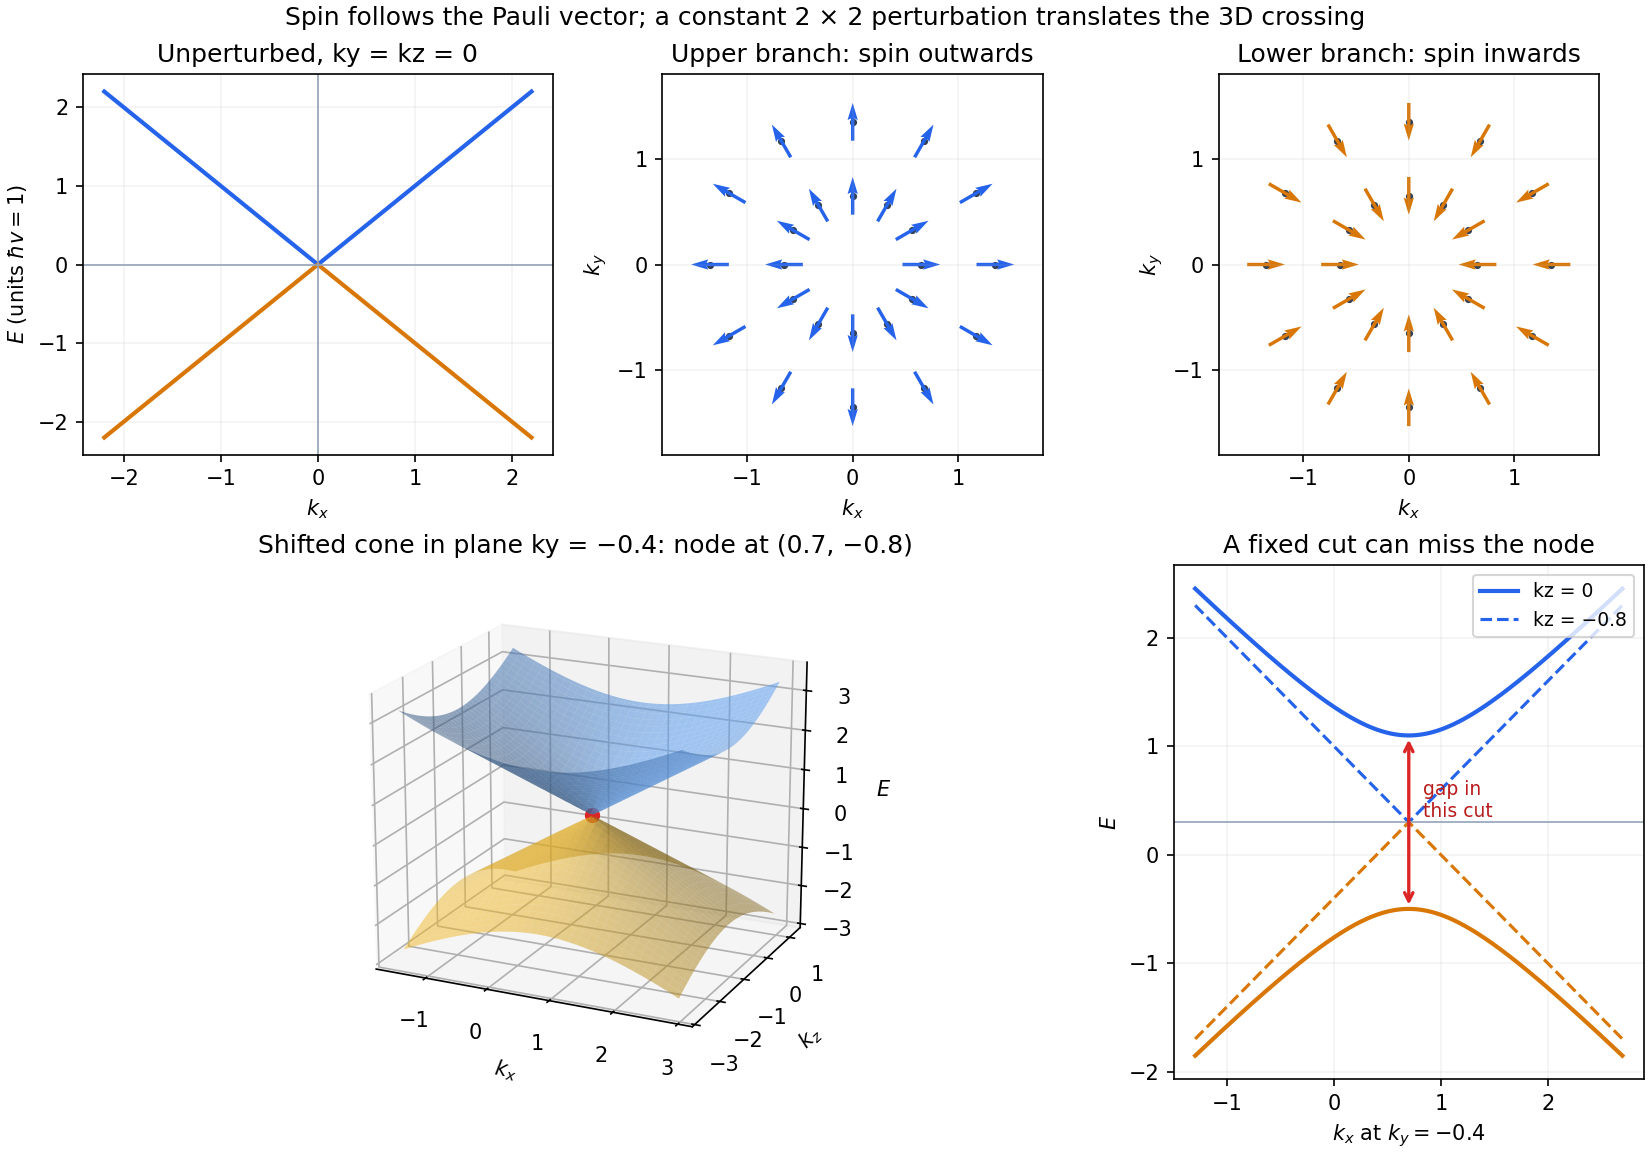

Reproduce this figure in Python.
"""Original Weyl cone, spin textures and shifted-node cuts; Python 3.14, NumPy 2.3, Matplotlib 3.10."""
from pathlib import Path
import numpy as np
import matplotlib
matplotlib.use('Agg')
import matplotlib.pyplot as plt

fig = plt.figure(figsize=(11, 7.7), layout='constrained')
gs = fig.add_gridspec(2, 3, height_ratios=[1, 1.35])
cut = fig.add_subplot(gs[0, 0])
k = np.linspace(-2.2, 2.2, 500)
for sign, color in [(1, '#2563eb'), (-1, '#d97706')]:
    cut.plot(k, sign*np.abs(k), color=color, lw=2)
cut.axhline(0, color='#94a3b8', lw=.8)
cut.axvline(0, color='#94a3b8', lw=.8)
cut.set(xlabel=r'$k_x$', ylabel=r'$E$ (units $\hbar v=1$)', title='Unperturbed, ky = kz = 0')
cut.grid(alpha=.15)
for col, sign, label, color in [(1, 1, 'Upper branch: spin outwards', '#2563eb'), (2, -1, 'Lower branch: spin inwards', '#d97706')]:
    ax = fig.add_subplot(gs[0, col])
    angles = np.linspace(0, 2*np.pi, 12, endpoint=False)
    for radius in [.65, 1.35]:
        x, y = radius*np.cos(angles), radius*np.sin(angles)
        ax.scatter(x, y, s=6, color='#334155')
        ax.quiver(x, y, sign*np.cos(angles), sign*np.sin(angles), color=color, angles='xy', scale_units='xy', scale=2.8, width=.009, pivot='mid')
    ax.set(xlim=(-1.8, 1.8), ylim=(-1.8, 1.8), xlabel=r'$k_x$', ylabel=r'$k_y$', aspect='equal', title=label)
    ax.set_xticks([-1,0,1]); ax.set_yticks([-1,0,1]); ax.grid(alpha=.15)

# Illustrative perturbation b=(-0.7,0.4,0.8), d=0.3, hbar v=1.
# Plot the ky=-0.4 plane, which contains the shifted node.
x = np.linspace(-1.5, 2.9, 70)
z = np.linspace(-2.8, 1.2, 70)
X, Z = np.meshgrid(x, z)
D = np.sqrt((X-.7)**2+(Z+.8)**2)
cone = fig.add_subplot(gs[1, :2], projection='3d')
cone.plot_surface(X, Z, .3+D, color='#60a5fa', alpha=.55, linewidth=0)
cone.plot_surface(X, Z, .3-D, color='#fbbf24', alpha=.5, linewidth=0)
cone.scatter([.7], [-.8], [.3], color='#dc2626', s=40, depthshade=False)
cone.set(xlabel=r'$k_x$', ylabel=r'$k_z$', zlabel=r'$E$', title='Shifted cone in plane ky = −0.4: node at (0.7, −0.8)')
cone.view_init(elev=19, azim=-65)
cone.set_box_aspect((1.2,1,1))
nodecut = fig.add_subplot(gs[1, 2])
k = np.linspace(-1.3, 2.7, 600)
for sign, color in [(1, '#2563eb'), (-1, '#d97706')]:
    nodecut.plot(k, .3+sign*np.sqrt((k-.7)**2+.8**2), color=color, lw=2, label='kz = 0' if sign == 1 else None)
    nodecut.plot(k, .3+sign*np.abs(k-.7), color=color, lw=1.5, ls='--', label='kz = −0.8' if sign == 1 else None)
nodecut.annotate('', xy=(.7, 1.1), xytext=(.7,-.5), arrowprops={'arrowstyle':'<->', 'color':'#dc2626','lw':1.6})
nodecut.text(.83, .35, 'gap in\nthis cut', color='#b91c1c', fontsize=9)
nodecut.axhline(.3, color='#94a3b8', lw=.8)
nodecut.set(xlabel=r'$k_x$ at $k_y=-0.4$', ylabel=r'$E$', title='A fixed cut can miss the node')
nodecut.legend(fontsize=9, loc='upper right')
nodecut.grid(alpha=.15)
fig.suptitle('Spin follows the Pauli vector; a constant 2 × 2 perturbation translates the 3D crossing', fontsize=12)
fig.savefig(Path.cwd()/Path(__file__).with_suffix('.png').name, dpi=150, facecolor='white')
